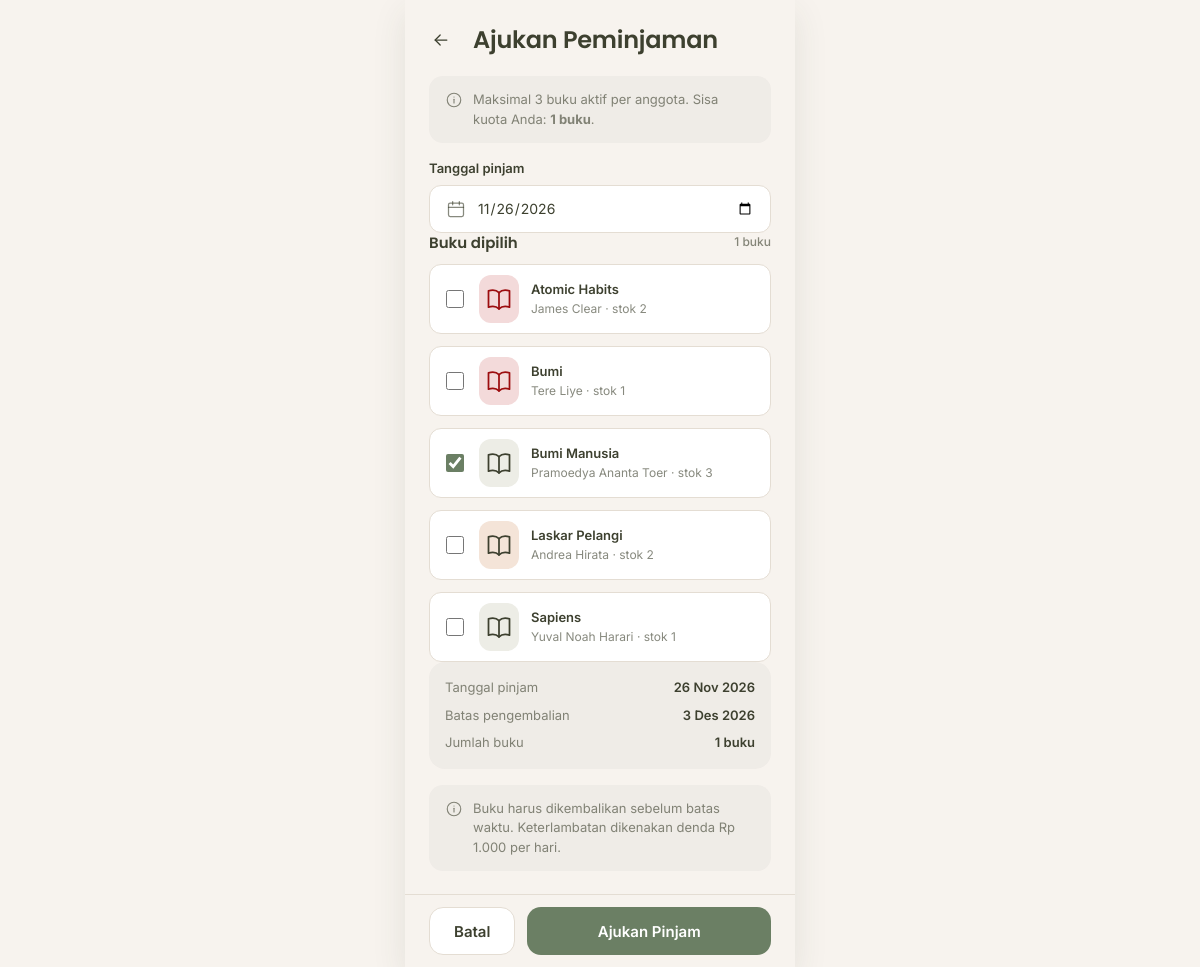
The page /pinjam?buku=6 (signed in) on the database its author committed.
### tables this page shows
CREATE TABLE buku (
    id           INT AUTO_INCREMENT PRIMARY KEY,
    kategori_id  INT NOT NULL,
    judul        VARCHAR(200) NOT NULL,
    penulis      VARCHAR(150) NOT NULL,
    penerbit     VARCHAR(150) NULL,
    tahun_terbit SMALLINT NULL,
    isbn         VARCHAR(30) NULL,
    sinopsis     TEXT NULL,
    cover        VARCHAR(255) NULL,
    stok         INT NOT NULL DEFAULT 0,
    created_at   TIMESTAMP NOT NULL DEFAULT CURRENT_TIMESTAMP,
    CONSTRAINT fk_buku_kategori FOREIGN KEY (kategori_id) REFERENCES kategori (id) ON DELETE RESTRICT,
    INDEX idx_buku_kategori (kategori_id)
);

### app/core/Controller.php (called while the page is built, shortened)
<?php
abstract class Controller
{
    protected function view(string $view, array $data = [], string $layout = 'member'): void
    {
        extract($data, EXTR_SKIP);
        require dirname(__DIR__) . '/views/layouts/' . $layout . '.php';
    }
}

### app/controllers/PeminjamanController.php (called while the page is built, shortened)
<?php
final class PeminjamanController extends Controller
{
    public function form(): void
    {
        $aktif = Peminjaman::hitungBukuAktif((int) Auth::id());
        $this->view('anggota/pinjam', [
            'judul' => 'Ajukan Peminjaman',
            'buku' => Buku::tersedia(),
            'dipilih' => (int) ($_GET['buku'] ?? 0),
            'sisaKuota' => max(0, MAX_BUKU_AKTIF - $aktif),
            'tanggal' => date('Y-m-d'),
            'jatuhTempo' => date('Y-m-d', strtotime('+' . MAX_HARI_PINJAM . ' days')),
        ]);
    }
}

### public/index.php (called while the page is built, shortened)
<?php
$method = $_SERVER['REQUEST_METHOD'] ?? 'GET';
$path = (string) ($_GET['r'] ?? parse_url($_SERVER['REQUEST_URI'] ?? '/', PHP_URL_PATH) ?? '/');
$path = rawurldecode($path);
$path = '/' . trim($path, '/');
$router = new Router();
$router->get('/', [HomeController::class, 'index']);
$router->get('/login', [AuthController::class, 'form']);
$router->post('/login', [AuthController::class, 'login']);
$router->post('/logout', [AuthController::class, 'logout']);
$router->get('/beranda', [BerandaController::class, 'index'], 'anggota');
$router->get('/buku', [BukuController::class, 'index'], 'anggota');
$router->get('/buku/{id}', [BukuController::class, 'detail'], 'anggota');
$router->get('/pinjam', [PeminjamanController::class, 'form'], 'anggota');
$router->post('/pinjam', [PeminjamanController::class, 'store'], 'anggota');
$router->get('/pinjam/bukti/{id}', [PeminjamanController::class, 'bukti'], 'anggota');
$router->get('/kembali', [PengembalianController::class, 'index'], 'anggota');
$router->post('/kembali', [PengembalianController::class, 'ajukan'], 'anggota');
$router->get('/riwayat', [RiwayatController::class, 'anggota'], 'anggota');
$router->get('/denda', [DendaController::class, 'saya'], 'anggota');
$router->get('/profil', [ProfilController::class, 'index'], 'anggota');
$router->get('/admin', [DashboardController::class, 'index'], 'petugas');
$router->get('/admin/anggota', [AnggotaController::class, 'index'], 'petugas');
$router->get('/admin/anggota/tambah', [AnggotaController::class, 'create'], 'petugas');
$router->post('/admin/anggota', [AnggotaController::class, 'store'], 'petugas');
$router->get('/admin/anggota/{id}/edit', [AnggotaController::class, 'edit'], 'petugas');
$router->post('/admin/anggota/{id}', [AnggotaController::class, 'update'], 'petugas');
$router->post('/admin/anggota/{id}/hapus', [AnggotaController::class, 'destroy'], 'petugas');
$router->get('/admin/buku', [BukuController::class, 'adminIndex'], 'petugas');
$router->get('/admin/buku/tambah', [BukuController::class, 'create'], 'petugas');
$router->post('/admin/buku', [BukuController::class, 'store'], 'petugas');
$router->get('/admin/buku/{id}/edit', [BukuController::class, 'edit'], 'petugas');
$router->post('/admin/buku/{id}', [BukuController::class, 'update'], 'petugas');
$router->post('/admin/buku/{id}/hapus', [BukuController::class, 'destroy'], 'petugas');
$router->get('/admin/kategori', [KategoriController::class, 'index'], 'petugas');
$router->get('/admin/kategori/tambah', [KategoriController::class, 'create'], 'petugas');
$router->post('/admin/kategori', [KategoriController::class, 'store'], 'petugas');
$router->get('/admin/kategori/{id}/edit', [KategoriController::class, 'edit'], 'petugas');
$router->post('/admin/kategori/{id}', [KategoriController::class, 'update'], 'petugas');
$router->post('/admin/kategori/{id}/hapus', [KategoriController::class, 'destroy'], 'petugas');
$router->get('/admin/denda', [DendaController::class, 'index'], 'petugas');
$router->get('/admin/denda/tambah', [DendaController::class, 'create'], 'petugas');
$router->post('/admin/denda', [DendaController::class, 'store'], 'petugas');
$router->get('/admin/denda/{id}/edit', [DendaController::class, 'edit'], 'petugas');
$router->post('/admin/denda/{id}', [DendaController::class, 'update'], 'petugas');
$router->post('/admin/denda/{id}/hapus', [DendaController::class, 'destroy'], 'petugas');
$router->post('/admin/denda/{id}/lunas', [DendaController::class, 'lunas'], 'petugas');
$router->get('/admin/transaksi', [PeminjamanController::class, 'adminIndex'], 'petugas');
$router->get('/admin/transaksi/tambah', [PeminjamanController::class, 'adminCreate'], 'petugas');
$router->post('/admin/transaksi', [PeminjamanController::class, 'adminStore'], 'petugas');
$router->get('/admin/transaksi/{id}', [PeminjamanController::class, 'adminShow'], 'petugas');
$router->post('/admin/transaksi/{id}/kembali', [PengembalianController::class, 'proses'], 'petugas');
$router->get('/admin/riwayat', [RiwayatController::class, 'admin'], 'petugas');
$router->get('/admin/laporan', [LaporanController::class, 'buatLaporan'], 'petugas');
$router->dispatch($method, $path);

### app/models/Buku.php (called while the page is built, shortened)
<?php
final class Buku
{
    public static function tersedia(): array
    {
        return Database::pdo()->query(self::SELECT . ' WHERE b.stok > 0 ORDER BY b.judul')->fetchAll();
    }
}

### app/views/anggota/pinjam.php (the view, shortened to what this page needs)
<?php
$aksiBawah = '<a class="btn btn--outline" href="' . e(url('/buku')) . '">Batal</a>'
    . '<button class="btn btn--primary" type="submit" form="formPinjam"' . ($sisaKuota === 0 || !$buku ? ' disabled' : '') . '>Ajukan Pinjam</button>';
?>
<div class="halaman-kepala">
    <a class="icon-btn" href="<?= e(url('/buku')) ?>" aria-label="Kembali"><?= ikon('arrow-left') ?></a>
    <h1 class="judul-xl">Ajukan Peminjaman</h1>
</div>
<div class="catatan">
    <?= ikon('info', 18) ?>
    <p>Maksimal <?= MAX_BUKU_AKTIF ?> buku aktif per anggota. Sisa kuota Anda: <strong><?= $sisaKuota ?> buku</strong>.</p>
</div>
<?php if (!$buku): ?>
    <div class="kartu kosong">
        <div class="kosong__ikon"><?= ikon('books', 24) ?></div>
        <h3>Tidak ada buku tersedia</h3>
        <p>Semua stok sedang dipinjam. Coba lagi nanti.</p>
    </div>
<?php else: ?>
    <form id="formPinjam" method="post" action="<?= e(url('/pinjam')) ?>" data-hari="<?= MAX_HARI_PINJAM ?>">
        <div class="field">
            <label for="tglPinjam">Tanggal pinjam</label>
            <div class="input">
                <?= ikon('calendar') ?>
                <input id="tglPinjam" type="date" name="tgl_pinjam" value="<?= e($tanggal) ?>" min="<?= e(date('Y-m-d')) ?>" required>
            </div>
        </div>
        <div class="tumpuk">
            <div class="bagian-kepala">
                <h2 class="judul-m">Buku dipilih</h2>
                <span class="keterangan redup" id="jumlahDipilih">0 buku</span>
            </div>
            <?php foreach ($buku as $b): ?>
                <label class="buku-pilih">
                    <input type="checkbox" name="buku[]" value="<?= (int) $b['id'] ?>" <?= $dipilih === (int) $b['id'] ? 'checked' : '' ?>>
                    <?= coverBuku($b, 'cover--sm') ?>
                    <span class="buku-pilih__info">
                        <span class="buku-pilih__judul"><?= e($b['judul']) ?></span>
                        <span class="buku-pilih__meta"><?= e($b['penulis']) ?> · stok <?= (int) $b['stok'] ?></span>
                    </span>
                </label>
            <?php endforeach; ?>
        </div>
        <div class="ringkasan">
            <div class="ringkasan__baris"><span>Tanggal pinjam</span><strong id="tanggalPinjam"><?= e(tanggal($tanggal)) ?></strong></div>
            <div class="ringkasan__baris"><span>Batas pengembalian</span><strong id="estimasiKembali"><?= e(tanggal($jatuhTempo)) ?></strong></div>
            <div class="ringkasan__baris"><span>Jumlah buku</span><strong id="jumlahRingkas">0 buku</strong></div>
        </div>
    </form>
    <div class="catatan">
        <?= ikon('info', 18) ?>
        <p>Buku harus dikembalikan sebelum batas waktu. Keterlambatan dikenakan denda <?= rupiah(DENDA_TERLAMBAT_DEFAULT) ?> per hari.</p>
    </div>
<?php endif; ?>

### app/core/Router.php (shortened to what this page needs)
<?php
final class Router
{
    private array $routes = [];
    private function add(string $method, string $pattern, array $handler, ?string $role): void
    {
        $this->routes[] = compact('method', 'pattern', 'handler', 'role');
    }
    public function dispatch(string $method, string $path): void
    {
        foreach ($this->routes as $route) {
            if ($route['method'] !== $method) {
                continue;
            }
            $regex = '#^' . str_replace(['/', '{id}'], ['\/', '([0-9]+)'], $route['pattern']) . '$#';
            if (!preg_match($regex, $path, $cocok)) {
                continue;
            }
            [$kelas, $aksi] = $route['handler'];
            $params = array_map('intval', array_slice($cocok, 1));
            (new $kelas())->{$aksi}(...$params);
            return;
        }
        exit('Halaman tidak ditemukan.');
    }
}

### app/core/helpers.php (shortened to what this page needs)
<?php
function e($nilai): string
{
    return htmlspecialchars((string) $nilai, ENT_QUOTES, 'UTF-8');
}
function url(string $path = ''): string
{
    return BASE_URL . '/' . ltrim($path, '/');
}
function rupiah($nominal): string
{
    return 'Rp ' . number_format((float) $nominal, 0, ',', '.');
}
function coverBuku(array $b, string $kelas = ''): string
{
    $warna = ['sage', 'warm', 'rose-tua'][((int) ($b['id'] ?? 0)) % 3];
    return '<div class="cover cover--' . $warna . ' ' . e($kelas) . '">' . ikon('book-open', 28) . '</div>';
}
function ikon(string $nama, int $ukuran = 20): string
{
    $path = $paths[$nama] ?? '';
    return '<svg class="ikon" width="' . $ukuran . '" height="' . $ukuran . '" viewBox="0 0 24 24" fill="none" stroke="currentColor" stroke-width="1.5" stroke-linecap="round" stroke-linejoin="round" aria-hidden="true">' . $path . '</svg>';
}

### public/assets/css/tokens.css (style rules this page uses)
:root { --kelp: #3D402F; --willow: #6B7F64; --whiskey: #D59A7A; --tamarillo: #9C0D0F; --bg: #F7F3EE; --card: #FFFFFF; --sunken: rgba(61, 64, 47, 0.04); --border: #E4DDD3; --ink: #3D402F; --ink-2: rgba(61, 64, 47, 0.62); --ink-inv: #FFFFFF; --tint-success: rgba(107, 127, 100, 0.14); --tint-warning: rgba(213, 154, 122, 0.20); --tint-danger: rgba(156, 13, 15, 0.10); --tint-neutral: rgba(61, 64, 47, 0.08); --radius-kecil: 8px; --radius-input: 12px; --radius-tombol: 14px; --radius-kartu: 16px; --radius-pil: 999px; --bayang-halus: 0 1px 2px 0 rgba(61, 64, 47, 0.08); --bayang-angkat: 0 12px 32px 0 rgba(61, 64, 47, 0.10); --jarak-1: 4px; --jarak-2: 8px; --jarak-3: 12px; --jarak-4: 16px; --jarak-5: 24px; --jarak-6: 32px; --font-judul: 'Poppins', system-ui, -apple-system, 'Segoe UI', sans-serif; --font-teks: 'Inter', system-ui, -apple-system, 'Segoe UI', sans-serif; }

### rows shown on the page
buku: $ukuran 28 (drawn), judul "Atomic Habits", penulis "James Clear", stok "2"
buku: $ukuran 28 (drawn), judul "Bumi", penulis "Tere Liye", stok "1"
buku: id "☑", $ukuran 28 (drawn), judul "Bumi Manusia", penulis "Pramoedya Ananta Toer", stok "3"
buku: $ukuran 28 (drawn), judul "Laskar Pelangi", penulis "Andrea Hirata", stok "2"
buku: $ukuran 28 (drawn), judul "Sapiens", penulis "Yuval Noah Harari", stok "1"
